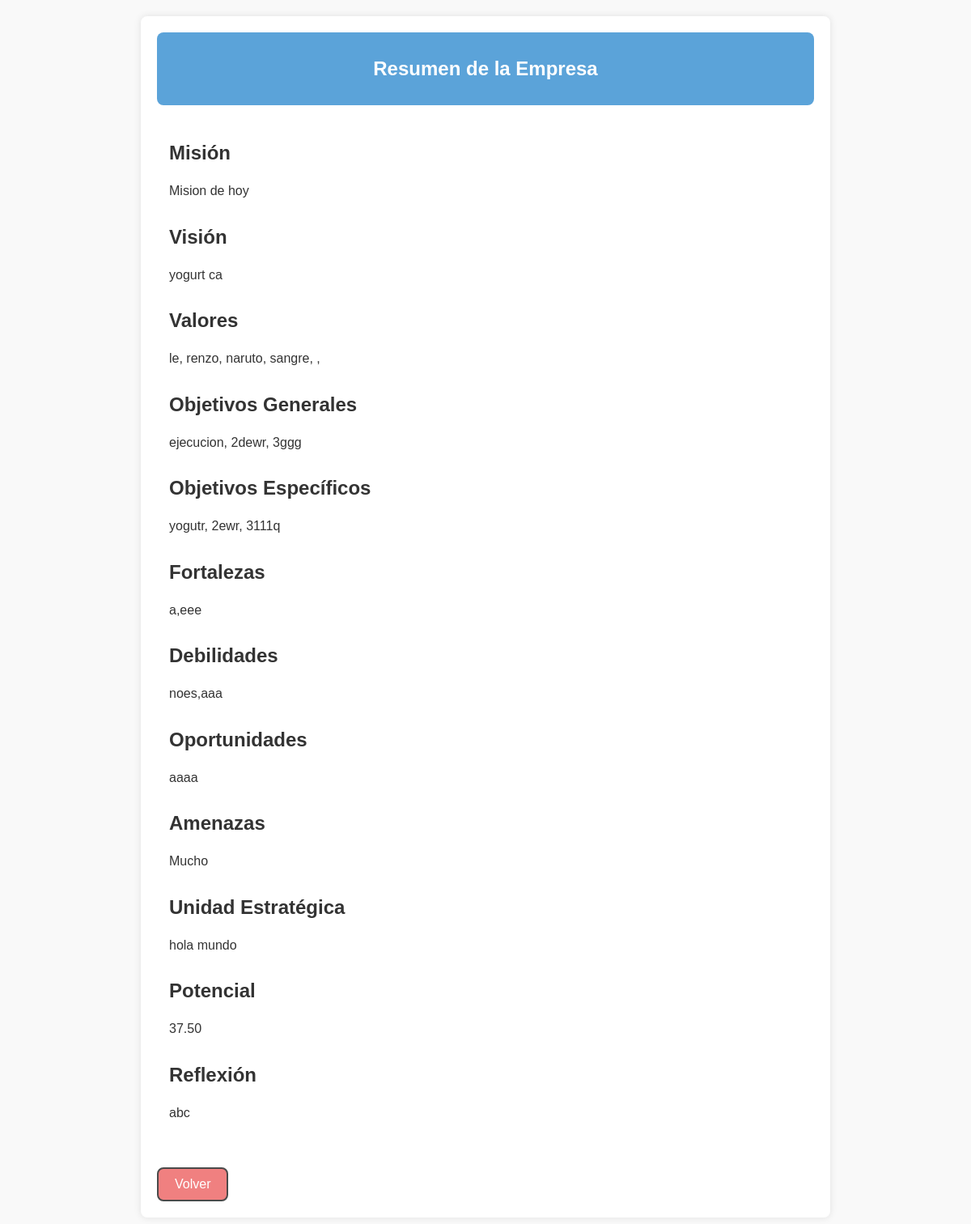
The page /Formularios/resumen.php (signed in) on the database its author committed.
### tables this page shows
CREATE TABLE IF NOT EXISTS `empresa` (
  `id` int(11) NOT NULL AUTO_INCREMENT,
  `id_usuario` int(11) NOT NULL,
  `mision` text DEFAULT NULL,
  `vision` text DEFAULT NULL,
  `valores` text DEFAULT NULL,
  `objetivos_generales` text DEFAULT NULL,
  `objetivos_especificos` text DEFAULT NULL,
  `amenazas` text DEFAULT NULL,
  `fortalezas` text DEFAULT NULL,
  `debilidades` text DEFAULT NULL,
  `oportunidades` text DEFAULT NULL,
  `unidad_estrategica` text DEFAULT NULL,
  `potenciald` decimal(5,2) DEFAULT NULL,
  `reflexion` text DEFAULT NULL,
  PRIMARY KEY (`id`),
  KEY `id_usuario` (`id_usuario`),
  CONSTRAINT `empresa_ibfk_1` FOREIGN KEY (`id_usuario`) REFERENCES `usuarios` (`id`)
);

### Formularios/resumen.php (the view, shortened to what this page needs)
<?php
include('../Conexion/conexion.php');
$id_usuario = $_SESSION['usuario_id'];
$sql = "SELECT * FROM empresa WHERE id_usuario = ?";
$stmt = $conn->prepare($sql);
$stmt->bind_param("i", $id_usuario);
$stmt->execute();
$result = $stmt->get_result();
if ($result->num_rows > 0) {
    $empresa = $result->fetch_assoc();
} else {
    $empresa = null;
}
?>
<!DOCTYPE html>
<html lang="es">
<head>
    <link rel="stylesheet" href="../css/resumen.css">
</head>
<body>
    <div class="container">
        <div class="header">
            <h1>Resumen de la Empresa</h1>
        </div>
        <div class="content">
            <?php if ($empresa): ?>
                <h2>Misión</h2>
                <p><?php echo htmlspecialchars($empresa['mision']); ?></p>
                <h2>Visión</h2>
                <p><?php echo htmlspecialchars($empresa['vision']); ?></p>
                <h2>Valores</h2>
                <p><?php echo htmlspecialchars($empresa['valores']); ?></p>
                <h2>Objetivos Generales</h2>
                <p><?php echo htmlspecialchars($empresa['objetivos_generales']); ?></p>
                <h2>Objetivos Específicos</h2>
                <p><?php echo htmlspecialchars($empresa['objetivos_especificos']); ?></p>
                <h2>Fortalezas</h2>
                <p><?php echo htmlspecialchars($empresa['fortalezas']); ?></p>
                <h2>Debilidades</h2>
                <p><?php echo htmlspecialchars($empresa['debilidades']); ?></p>
                <h2>Oportunidades</h2>
                <p><?php echo htmlspecialchars($empresa['oportunidades']); ?></p>
                <h2>Amenazas</h2>
                <p><?php echo htmlspecialchars($empresa['amenazas']); ?></p>
                <h2>Unidad Estratégica</h2>
                <p><?php echo htmlspecialchars($empresa['unidad_estrategica']); ?></p>
                <h2>Potencial</h2>
                <p><?php echo htmlspecialchars($empresa['potenciald']); ?></p>
                <h2>Reflexión</h2>
                <p><?php echo htmlspecialchars($empresa['reflexion']); ?></p>
            <?php else: ?>
                <p>No se encontraron datos de la empresa.</p>
            <?php endif; ?>
        </div>
        <a href="../principal.php" class="volver">Volver</a>
    </div>
</body>
</html>

### css/resumen.css (style rules this page uses)
body { font-family: Arial, sans-serif; background-color: #f9f9f9; margin: 0; padding: 20px; }
.container { width: 70%; margin: 0 auto; background-color: white; padding: 20px; border-radius: 8px; box-shadow: 0 0 10px rgba(0, 0, 0, 0.1); }
.header { background-color: #5ba3d9; padding: 15px; border-radius: 8px; }
.header h1 { text-align: center; color: white; font-size: 24px; }
.content { padding: 15px; }
h2 { text-align: left; color: #333; margin-top: 30px; }
p { text-align: justify; font-size: 16px; color: #333; line-height: 1.6; margin-bottom: 20px; }
.volver { display: inline-block; background-color: #f08080; color: #ffffff; padding: 10px 20px; text-align: center; text-decoration: none; border-radius: 8px; border: 2px solid #4a4a4a; margin-top: 20px; transition: background-color 0.3s; }

### rows shown on the page
empresa: mision "Mision de hoy", vision "yogurt ca", valores "le, renzo, naruto, sangre, ,", objetivos_generales "ejecucion, 2dewr, 3ggg", objetivos_especificos "yogutr, 2ewr, 3111q", fortalezas "a,eee", debilidades "noes,aaa", oportunidades "aaaa", amenazas "Mucho", unidad_estrategica "hola mundo", potenciald "37.50", reflexion "abc"
